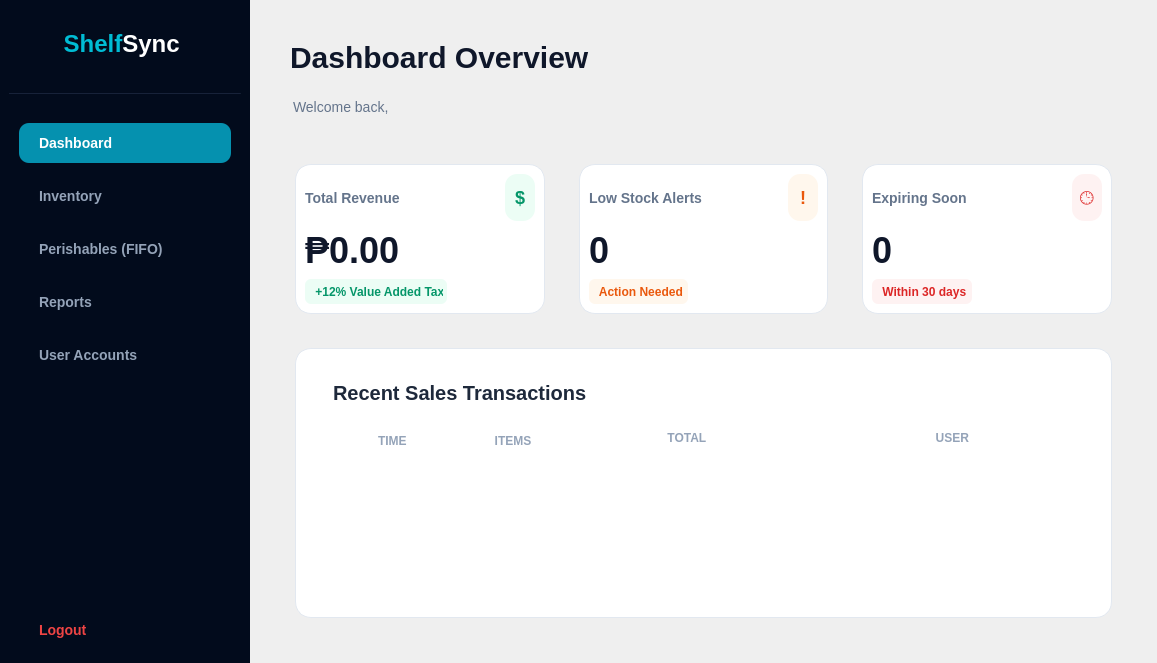
<?xml version="1.0" encoding="UTF-8"?>
<ui version="4.0">
 <class>DashboardWindow</class>
 <widget class="QMainWindow" name="DashboardWindow">
  <property name="geometry">
   <rect>
    <x>0</x>
    <y>0</y>
    <width>1157</width>
    <height>663</height>
   </rect>
  </property>
  <property name="windowTitle">
   <string>ShelfSync - Manager Portal</string>
  </property>
  <property name="styleSheet">
   <string notr="true">
    QMainWindow { background-color: #F8FAFC; /* Slate-50 */ }
    font-family: &quot;Segoe UI&quot;;
   </string>
  </property>
  <widget class="QWidget" name="centralwidget">
   <layout class="QHBoxLayout" name="horizontalLayout">
    <property name="spacing">
     <number>0</number>
    </property>
    <property name="leftMargin">
     <number>0</number>
    </property>
    <property name="topMargin">
     <number>0</number>
    </property>
    <property name="rightMargin">
     <number>0</number>
    </property>
    <property name="bottomMargin">
     <number>0</number>
    </property>
    <item>
     <widget class="QFrame" name="sidebar">
      <property name="minimumSize">
       <size>
        <width>250</width>
        <height>0</height>
       </size>
      </property>
      <property name="maximumSize">
       <size>
        <width>250</width>
        <height>16777215</height>
       </size>
      </property>
      <property name="styleSheet">
       <string notr="true">
        QFrame { background-color: #020b1c; color: white; }
        QPushButton {
            text-align: left; padding: 12px 20px; border: none;
            color: #94A3B8; /* Slate-400 */
            background-color: transparent;
            font-size: 14px; border-radius: 10px; margin: 4px 10px;
            font-weight: 500;
        }
        QPushButton:hover { color: white; background-color: #1E3A5F; }
        QPushButton:checked { background-color: #0591AF; color: white; font-weight: bold; }
       </string>
      </property>
      <layout class="QVBoxLayout" name="verticalLayout_sidebar">
       <property name="spacing">
        <number>5</number>
       </property>
       <property name="topMargin">
        <number>30</number>
       </property>
       <item>
        <widget class="QLabel" name="label_logo">
         <property name="styleSheet">
          <string notr="true">font-size: 24px; font-weight: 800; margin-bottom: 20px;</string>
         </property>
         <property name="text">
          <string>&lt;span style=&quot;color: #00BCD4;&quot;&gt;Shelf&lt;/span&gt;&lt;span style=&quot;color: #FFFFFF;&quot;&gt;Sync&lt;/span&gt;
</string>
         </property>
         <property name="alignment">
          <set>Qt::AlignmentFlag::AlignCenter</set>
         </property>
        </widget>
       </item>
       <item>
        <spacer name="verticalSpacer_2">
         <property name="orientation">
          <enum>Qt::Orientation::Vertical</enum>
         </property>
         <property name="sizeType">
          <enum>QSizePolicy::Policy::Fixed</enum>
         </property>
         <property name="sizeHint" stdset="0">
          <size>
           <width>20</width>
           <height>10</height>
          </size>
         </property>
        </spacer>
       </item>
       <item>
        <widget class="Line" name="line">
         <property name="minimumSize">
          <size>
           <width>100</width>
           <height>0</height>
          </size>
         </property>
         <property name="maximumSize">
          <size>
           <width>800</width>
           <height>1</height>
          </size>
         </property>
         <property name="styleSheet">
          <string notr="true">background: #141E32;</string>
         </property>
         <property name="orientation">
          <enum>Qt::Orientation::Horizontal</enum>
         </property>
        </widget>
       </item>
       <item>
        <spacer name="verticalSpacer_3">
         <property name="orientation">
          <enum>Qt::Orientation::Vertical</enum>
         </property>
         <property name="sizeType">
          <enum>QSizePolicy::Policy::Fixed</enum>
         </property>
         <property name="sizeHint" stdset="0">
          <size>
           <width>20</width>
           <height>20</height>
          </size>
         </property>
        </spacer>
       </item>
       <item>
        <widget class="QPushButton" name="btn_nav_dashboard">
         <property name="text">
          <string>Dashboard</string>
         </property>
         <property name="checkable">
          <bool>true</bool>
         </property>
         <property name="checked">
          <bool>true</bool>
         </property>
         <property name="autoExclusive">
          <bool>true</bool>
         </property>
        </widget>
       </item>
       <item>
        <widget class="QPushButton" name="btn_nav_inventory">
         <property name="text">
          <string>Inventory</string>
         </property>
         <property name="checkable">
          <bool>true</bool>
         </property>
         <property name="autoExclusive">
          <bool>true</bool>
         </property>
        </widget>
       </item>
       <item>
        <widget class="QPushButton" name="btn_nav_perishables">
         <property name="text">
          <string>Perishables (FIFO)</string>
         </property>
         <property name="checkable">
          <bool>true</bool>
         </property>
         <property name="autoExclusive">
          <bool>true</bool>
         </property>
        </widget>
       </item>
       <item>
        <widget class="QPushButton" name="btn_nav_reports">
         <property name="text">
          <string>Reports</string>
         </property>
         <property name="checkable">
          <bool>true</bool>
         </property>
         <property name="autoExclusive">
          <bool>true</bool>
         </property>
        </widget>
       </item>
       <item>
        <widget class="QPushButton" name="btn_nav_users">
         <property name="text">
          <string>User Accounts</string>
         </property>
         <property name="checkable">
          <bool>true</bool>
         </property>
         <property name="autoExclusive">
          <bool>true</bool>
         </property>
        </widget>
       </item>
       <item>
        <spacer name="verticalSpacer">
         <property name="orientation">
          <enum>Qt::Orientation::Vertical</enum>
         </property>
         <property name="sizeType">
          <enum>QSizePolicy::Policy::Expanding</enum>
         </property>
         <property name="sizeHint" stdset="0">
          <size>
           <width>20</width>
           <height>40</height>
          </size>
         </property>
        </spacer>
       </item>
       <item>
        <widget class="QPushButton" name="btn_logout">
         <property name="styleSheet">
          <string notr="true">color: #EF4444; font-weight: bold;</string>
         </property>
         <property name="text">
          <string>Logout</string>
         </property>
        </widget>
       </item>
      </layout>
     </widget>
    </item>
    <item>
     <widget class="QStackedWidget" name="main_stack">
      <property name="currentIndex">
       <number>0</number>
      </property>
      <widget class="QWidget" name="page_dashboard">
       <layout class="QVBoxLayout" name="verticalLayout_dashboard">
        <property name="spacing">
         <number>24</number>
        </property>
        <property name="leftMargin">
         <number>40</number>
        </property>
        <property name="topMargin">
         <number>40</number>
        </property>
        <property name="rightMargin">
         <number>40</number>
        </property>
        <property name="bottomMargin">
         <number>40</number>
        </property>
        <item>
         <widget class="QLabel" name="label_dash_header">
          <property name="styleSheet">
           <string notr="true">font-size: 30px; font-weight: 800; color: #0F172A; /* Slate-900 */</string>
          </property>
          <property name="text">
           <string>Dashboard Overview</string>
          </property>
         </widget>
        </item>
        <item>
         <widget class="QLabel" name="label_dash_sub">
          <property name="maximumSize">
           <size>
            <width>300</width>
            <height>16777215</height>
           </size>
          </property>
          <property name="styleSheet">
           <string notr="true">font-size: 14px; color: #64748B; /* text-slate-600 */ margin-bottom: 20px;</string>
          </property>
          <property name="text">
           <string>Welcome back,</string>
          </property>
         </widget>
        </item>
        <item>
         <layout class="QHBoxLayout" name="horizontalLayout_cards">
          <property name="spacing">
           <number>24</number>
          </property>
          <item>
           <widget class="QFrame" name="card_revenue">
            <property name="minimumSize">
             <size>
              <width>0</width>
              <height>160</height>
             </size>
            </property>
            <property name="styleSheet">
             <string notr="true">QFrame { background-color: white; border-radius: 16px; border: 1px solid #E2E8F0; margin: 5px; } QLabel { border: none; background: transparent; margin: 0px; }</string>
            </property>
            <layout class="QVBoxLayout" name="layout_card1">
             <item>
              <layout class="QHBoxLayout" name="header_card1">
               <item>
                <widget class="QLabel" name="lbl_title_1">
                 <property name="styleSheet">
                  <string>color: #64748B; font-size: 14px; font-weight: 600;</string>
                 </property>
                 <property name="text">
                  <string>Total Revenue</string>
                 </property>
                </widget>
               </item>
               <item>
                <spacer name="spacer_card1">
                 <property name="orientation">
                  <enum>Qt::Orientation::Horizontal</enum>
                 </property>
                 <property name="sizeType">
                  <enum>QSizePolicy::Policy::Expanding</enum>
                 </property>
                 <property name="sizeHint" stdset="0">
                  <size>
                   <width>40</width>
                   <height>20</height>
                  </size>
                 </property>
                </spacer>
               </item>
               <item>
                <widget class="QLabel" name="lbl_icon_1">
                 <property name="minimumSize">
                  <size>
                   <width>30</width>
                   <height>0</height>
                  </size>
                 </property>
                 <property name="styleSheet">
                  <string>background-color: #ECFDF5; color: #059669; border-radius: 12px; font-weight: bold; font-size: 18px;</string>
                 </property>
                 <property name="text">
                  <string>$</string>
                 </property>
                 <property name="alignment">
                  <set>Qt::AlignmentFlag::AlignCenter</set>
                 </property>
                 <property name="fixedSize" stdset="0">
                  <size>
                   <width>40</width>
                   <height>40</height>
                  </size>
                 </property>
                </widget>
               </item>
              </layout>
             </item>
             <item>
              <widget class="QLabel" name="lbl_val_revenue">
               <property name="styleSheet">
                <string>font-size: 36px; font-weight: 800; color: #0F172A;</string>
               </property>
               <property name="text">
                <string>₱0.00</string>
               </property>
              </widget>
             </item>
             <item>
              <widget class="QLabel" name="lbl_badge_1">
               <property name="maximumSize">
                <size>
                 <width>142</width>
                 <height>25</height>
                </size>
               </property>
               <property name="styleSheet">
                <string>background-color: #ECFDF5; color: #059669; border-radius: 6px; padding: 4px; font-weight: 600; font-size: 12px;</string>
               </property>
               <property name="text">
                <string> +12% Value Added Tax</string>
               </property>
              </widget>
             </item>
            </layout>
           </widget>
          </item>
          <item>
           <widget class="QFrame" name="card_stock">
            <property name="minimumSize">
             <size>
              <width>0</width>
              <height>160</height>
             </size>
            </property>
            <property name="styleSheet">
             <string notr="true">QFrame { background-color: white; border-radius: 16px; border: 1px solid #E2E8F0; margin: 5px; } QLabel { border: none; background: transparent; margin: 0px; }</string>
            </property>
            <layout class="QVBoxLayout" name="layout_card2">
             <item>
              <layout class="QHBoxLayout" name="header_card2">
               <item>
                <widget class="QLabel" name="lbl_title_2">
                 <property name="styleSheet">
                  <string>color: #64748B; font-size: 14px; font-weight: 600;</string>
                 </property>
                 <property name="text">
                  <string>Low Stock Alerts</string>
                 </property>
                </widget>
               </item>
               <item>
                <spacer name="spacer_card2">
                 <property name="orientation">
                  <enum>Qt::Orientation::Horizontal</enum>
                 </property>
                 <property name="sizeType">
                  <enum>QSizePolicy::Policy::Expanding</enum>
                 </property>
                 <property name="sizeHint" stdset="0">
                  <size>
                   <width>40</width>
                   <height>20</height>
                  </size>
                 </property>
                </spacer>
               </item>
               <item>
                <widget class="QLabel" name="lbl_icon_2">
                 <property name="minimumSize">
                  <size>
                   <width>30</width>
                   <height>0</height>
                  </size>
                 </property>
                 <property name="styleSheet">
                  <string>background-color: #FFF7ED; color: #EA580C; border-radius: 12px; font-weight: bold; font-size: 18px;</string>
                 </property>
                 <property name="text">
                  <string>!</string>
                 </property>
                 <property name="alignment">
                  <set>Qt::AlignmentFlag::AlignCenter</set>
                 </property>
                 <property name="fixedSize" stdset="0">
                  <size>
                   <width>40</width>
                   <height>40</height>
                  </size>
                 </property>
                </widget>
               </item>
              </layout>
             </item>
             <item>
              <widget class="QLabel" name="lbl_val_stock">
               <property name="styleSheet">
                <string>font-size: 36px; font-weight: 800; color: #0F172A;</string>
               </property>
               <property name="text">
                <string>0</string>
               </property>
              </widget>
             </item>
             <item>
              <widget class="QLabel" name="lbl_badge_2">
               <property name="maximumSize">
                <size>
                 <width>99</width>
                 <height>25</height>
                </size>
               </property>
               <property name="styleSheet">
                <string>background-color: #FFF7ED; color: #EA580C; border-radius: 6px; padding: 4px; font-weight: 600; font-size: 12px;</string>
               </property>
               <property name="text">
                <string> Action Needed </string>
               </property>
              </widget>
             </item>
            </layout>
           </widget>
          </item>
          <item>
           <widget class="QFrame" name="card_expiring">
            <property name="minimumSize">
             <size>
              <width>0</width>
              <height>160</height>
             </size>
            </property>
            <property name="styleSheet">
             <string notr="true">QFrame { background-color: white; border-radius: 16px; border: 1px solid #E2E8F0; margin: 5px; } QLabel { border: none; background: transparent; margin: 0px; }</string>
            </property>
            <layout class="QVBoxLayout" name="layout_card3">
             <item>
              <layout class="QHBoxLayout" name="header_card3">
               <item>
                <widget class="QLabel" name="lbl_title_3">
                 <property name="styleSheet">
                  <string>color: #64748B; font-size: 14px; font-weight: 600;</string>
                 </property>
                 <property name="text">
                  <string>Expiring Soon</string>
                 </property>
                </widget>
               </item>
               <item>
                <spacer name="spacer_card3">
                 <property name="orientation">
                  <enum>Qt::Orientation::Horizontal</enum>
                 </property>
                 <property name="sizeType">
                  <enum>QSizePolicy::Policy::Expanding</enum>
                 </property>
                 <property name="sizeHint" stdset="0">
                  <size>
                   <width>40</width>
                   <height>20</height>
                  </size>
                 </property>
                </spacer>
               </item>
               <item>
                <widget class="QLabel" name="lbl_icon_3">
                 <property name="minimumSize">
                  <size>
                   <width>30</width>
                   <height>30</height>
                  </size>
                 </property>
                 <property name="maximumSize">
                  <size>
                   <width>60</width>
                   <height>16777215</height>
                  </size>
                 </property>
                 <property name="styleSheet">
                  <string>background-color: #FEF2F2; color: #DC2626; border-radius: 12px; font-size: 18px;</string>
                 </property>
                 <property name="text">
                  <string>🕒</string>
                 </property>
                 <property name="alignment">
                  <set>Qt::AlignmentFlag::AlignCenter</set>
                 </property>
                 <property name="fixedSize" stdset="0">
                  <size>
                   <width>40</width>
                   <height>40</height>
                  </size>
                 </property>
                </widget>
               </item>
              </layout>
             </item>
             <item>
              <widget class="QLabel" name="lbl_val_expiring">
               <property name="styleSheet">
                <string>font-size: 36px; font-weight: 800; color: #0F172A;</string>
               </property>
               <property name="text">
                <string>0</string>
               </property>
              </widget>
             </item>
             <item>
              <widget class="QLabel" name="lbl_badge_3">
               <property name="maximumSize">
                <size>
                 <width>100</width>
                 <height>25</height>
                </size>
               </property>
               <property name="styleSheet">
                <string>background-color: #FEF2F2; color: #DC2626; border-radius: 6px; padding: 4px; font-weight: 600; font-size: 12px;</string>
               </property>
               <property name="text">
                <string> Within 30 days </string>
               </property>
              </widget>
             </item>
            </layout>
           </widget>
          </item>
         </layout>
        </item>
        <item>
         <widget class="QFrame" name="frame_table">
          <property name="sizePolicy">
           <sizepolicy hsizetype="Preferred" vsizetype="Expanding">
            <horstretch>0</horstretch>
            <verstretch>0</verstretch>
           </sizepolicy>
          </property>
          <property name="minimumSize">
           <size>
            <width>0</width>
            <height>270</height>
           </size>
          </property>
          <property name="styleSheet">
           <string notr="true">QFrame#frame_table { background-color: white; border-radius: 16px; border: 1px solid #E2E8F0; margin: 5px; }</string>
          </property>
          <layout class="QVBoxLayout" name="verticalLayout_container">
           <property name="leftMargin">
            <number>32</number>
           </property>
           <property name="topMargin">
            <number>32</number>
           </property>
           <property name="rightMargin">
            <number>32</number>
           </property>
           <property name="bottomMargin">
            <number>32</number>
           </property>
           <item>
            <widget class="QLabel" name="label_table_title">
             <property name="styleSheet">
              <string>font-size: 20px; font-weight: 700; color: #1E293B; margin-bottom: 20px;</string>
             </property>
             <property name="text">
              <string>Recent Sales Transactions</string>
             </property>
            </widget>
           </item>
           <item>
            <layout class="QHBoxLayout" name="layout_headers">
             <property name="leftMargin">
              <number>10</number>
             </property>
             <property name="rightMargin">
              <number>10</number>
             </property>
             <item>
              <spacer name="horizontalSpacer_2">
               <property name="orientation">
                <enum>Qt::Orientation::Horizontal</enum>
               </property>
               <property name="sizeType">
                <enum>QSizePolicy::Policy::Fixed</enum>
               </property>
               <property name="sizeHint" stdset="0">
                <size>
                 <width>40</width>
                 <height>20</height>
                </size>
               </property>
              </spacer>
             </item>
             <item>
              <widget class="QLabel" name="header_time">
               <property name="styleSheet">
                <string>color: #94A3B8; font-weight: 700; font-size: 12px;</string>
               </property>
               <property name="text">
                <string>TIME</string>
               </property>
              </widget>
             </item>
             <item>
              <spacer name="horizontalSpacer_3">
               <property name="orientation">
                <enum>Qt::Orientation::Horizontal</enum>
               </property>
               <property name="sizeType">
                <enum>QSizePolicy::Policy::Fixed</enum>
               </property>
               <property name="sizeHint" stdset="0">
                <size>
                 <width>50</width>
                 <height>20</height>
                </size>
               </property>
              </spacer>
             </item>
             <item>
              <widget class="QLabel" name="header_items">
               <property name="styleSheet">
                <string>color: #94A3B8; font-weight: 700; font-size: 12px;</string>
               </property>
               <property name="text">
                <string>ITEMS</string>
               </property>
               <property name="alignment">
                <set>Qt::AlignmentFlag::AlignCenter</set>
               </property>
              </widget>
             </item>
             <item>
              <spacer name="horizontalSpacer">
               <property name="orientation">
                <enum>Qt::Orientation::Horizontal</enum>
               </property>
               <property name="sizeType">
                <enum>QSizePolicy::Policy::Fixed</enum>
               </property>
               <property name="sizeHint" stdset="0">
                <size>
                 <width>122</width>
                 <height>20</height>
                </size>
               </property>
              </spacer>
             </item>
             <item>
              <widget class="QLabel" name="header_total">
               <property name="styleSheet">
                <string>color: #94A3B8; font-weight: 700; font-size: 12px;</string>
               </property>
               <property name="text">
                <string>TOTAL                                                                     USER</string>
               </property>
               <property name="alignment">
                <set>Qt::AlignmentFlag::AlignRight</set>
               </property>
              </widget>
             </item>
             <item>
              <spacer name="horizontalSpacer_4">
               <property name="orientation">
                <enum>Qt::Orientation::Horizontal</enum>
               </property>
               <property name="sizeType">
                <enum>QSizePolicy::Policy::Fixed</enum>
               </property>
               <property name="sizeHint" stdset="0">
                <size>
                 <width>100</width>
                 <height>0</height>
                </size>
               </property>
              </spacer>
             </item>
            </layout>
           </item>
           <item>
            <widget class="QScrollArea" name="scrollArea_sales">
             <property name="styleSheet">
              <string notr="true">
                QScrollArea { background: transparent; }
                QWidget#scrollContents { background-color: transparent; }
                QScrollBar:vertical { border: none; background: transparent; width: 8px; margin: 0px; }
                QScrollBar::handle:vertical { background: #CBD5E0; min-height: 20px; border-radius: 4px; }
                QScrollBar::handle:vertical:hover { background: #A0AEC0; }
                QScrollBar::add-line:vertical, QScrollBar::sub-line:vertical { height: 0px; }
                QScrollBar::add-page:vertical, QScrollBar::sub-page:vertical { background: none; }
              </string>
             </property>
             <property name="frameShape">
              <enum>QFrame::Shape::NoFrame</enum>
             </property>
             <property name="widgetResizable">
              <bool>true</bool>
             </property>
             <widget class="QWidget" name="scrollContents">
              <property name="geometry">
               <rect>
                <x>0</x>
                <y>0</y>
                <width>751</width>
                <height>113</height>
               </rect>
              </property>
              <layout class="QVBoxLayout" name="layout_sales_list">
               <property name="spacing">
                <number>0</number>
               </property>
               <property name="leftMargin">
                <number>0</number>
               </property>
               <property name="topMargin">
                <number>0</number>
               </property>
               <property name="rightMargin">
                <number>0</number>
               </property>
               <property name="bottomMargin">
                <number>0</number>
               </property>
               <item>
                <spacer name="verticalSpacer_list">
                 <property name="orientation">
                  <enum>Qt::Orientation::Vertical</enum>
                 </property>
                 <property name="sizeType">
                  <enum>QSizePolicy::Policy::Expanding</enum>
                 </property>
                 <property name="sizeHint" stdset="0">
                  <size>
                   <width>20</width>
                   <height>40</height>
                  </size>
                 </property>
                </spacer>
               </item>
              </layout>
             </widget>
            </widget>
           </item>
          </layout>
         </widget>
        </item>
       </layout>
      </widget>
     </widget>
    </item>
   </layout>
  </widget>
 </widget>
 <resources/>
 <connections/>
</ui>
